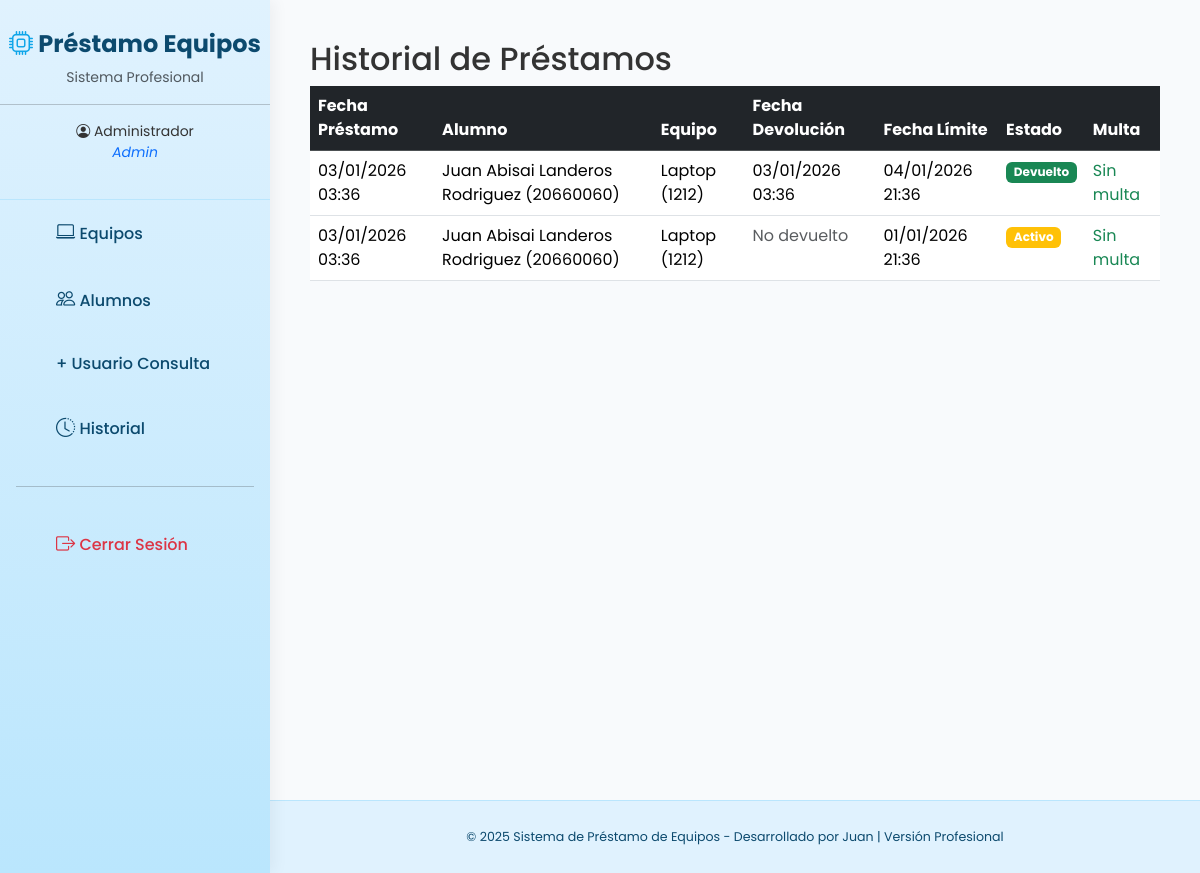
/historial (signed in), run on the app's committed database.
### models.py (models this page shows, shortened)
class User(UserMixin, db.Model):
    id = db.Column(db.Integer, primary_key=True)
    username = db.Column(db.String(80), unique=True, nullable=False)
    password_hash = db.Column(db.String(256), nullable=False)
    role = db.Column(db.String(20), nullable=False)  # 'admin', 'alumno' o 'consulta'
    nombre = db.Column(db.String(100), nullable=False)
    codigo = db.Column(db.String(20), unique=True)  # matrícula para alumnos

class Prestamo(db.Model):
    id = db.Column(db.Integer, primary_key=True)
    equipo_id = db.Column(db.Integer, db.ForeignKey('equipo.id'), nullable=False)
    alumno_id = db.Column(db.Integer, db.ForeignKey('user.id'), nullable=False)
    fecha_prestamo = db.Column(db.DateTime, default=datetime.utcnow)
    fecha_devolucion = db.Column(db.DateTime)
    fecha_prevista_devolucion = db.Column(db.DateTime)  # fecha límite
    estado = db.Column(db.String(20), default='Activo')
    dias_retraso = db.Column(db.Integer, default=0)
    multa_aplicada = db.Column(db.Float, default=0.0)  # monto total de la multa
    equipo = db.relationship('Equipo', backref='prestamos')
    alumno = db.relationship('User', backref='prestamos')

class Equipo(db.Model):
    id = db.Column(db.Integer, primary_key=True)
    nombre = db.Column(db.String(100), nullable=False)
    codigo = db.Column(db.String(50), unique=True, nullable=False)
    estado = db.Column(db.String(20), default='Disponible')
    condicion = db.Column(db.Text)
    multa_por_dia = db.Column(db.Float, default=50.0)  # <-- NUEVO CAMPO: precio de multa por día

### app.py (the view)
@app.route('/historial')
@login_required
def historial():
    if current_user.role == 'admin':
        prestamos_list = Prestamo.query.all()
    else:
        prestamos_list = Prestamo.query.filter_by(alumno_id=current_user.id).all()
    return render_template('historial.html', prestamos=prestamos_list, datetime=datetime)

### app.py (called while the page is built)
@login_manager.user_loader
def load_user(user_id):
    return User.query.get(int(user_id))

### templates/historial.html
{% extends "base.html" %}
{% block content %}
<h2>Historial de Préstamos</h2>
{% if prestamos|length == 0 %}
<div class="alert alert-info">No hay préstamos en el historial.</div>
{% else %}
<table class="table table-hover">
    <thead class="table-dark">
        <tr>
            <th>Fecha Préstamo</th>
            <th>Alumno</th>
            <th>Equipo</th>
            <th>Fecha Devolución</th>
            <th>Fecha Límite</th>
            <th>Estado</th>
            <th>Multa</th>
        </tr>
    </thead>
    <tbody>
        {% for p in prestamos %}
        <tr class="{{ 'table-danger' if p.multa_aplicada > 0 else '' }}">
            <td>{{ p.fecha_prestamo.strftime('%d/%m/%Y %H:%M') }}</td>
            <td>{{ p.alumno.nombre }} ({{ p.alumno.codigo }})</td>
            <td>{{ p.equipo.nombre }} ({{ p.equipo.codigo }})</td>
            <td>
                {% if p.fecha_devolucion %}
                {{ p.fecha_devolucion.strftime('%d/%m/%Y %H:%M') }}
                {% else %}
                <span class="text-muted">No devuelto</span>
                {% endif %}
            </td>
            <td>
                {% if p.fecha_prevista_devolucion %}
                {{ p.fecha_prevista_devolucion.strftime('%d/%m/%Y %H:%M') }}
                {% else %}
                <span class="text-muted">No establecida</span>
                {% endif %}
            </td>
            <td>
                <span class="badge bg-{{ 'success' if p.estado == 'Devuelto' else 'warning' }}">
                    {{ p.estado }}
                </span>
            </td>
            <td>
                {% if p.multa_aplicada > 0 %}
                <span class="badge bg-danger fs-6">
                    ${{ p.multa_aplicada }} ({{ p.dias_retraso }} días)
                </span>
                {% else %}
                <span class="text-success">Sin multa</span>
                {% endif %}
            </td>
        </tr>
        {% endfor %}
    </tbody>
</table>
{% endif %}
{% endblock %}

### templates/base.html (shortened to what this page needs)
<!doctype html>
<html lang="es">
<head>
    <link href="https://cdn.jsdelivr.net/npm/bootstrap@5.3.3/dist/css/bootstrap.min.css" rel="stylesheet">
    <link rel="stylesheet" href="https://cdn.jsdelivr.net/npm/bootstrap-icons@1.11.3/font/bootstrap-icons.min.css">
</head>
<body>
    {% if current_user.is_authenticated %}
    <div class="sidebar">
        <div class="sidebar-header">
            <h4><i class="bi bi-cpu" style="color: #0ea5e9;"></i> Préstamo Equipos</h4>
            <p class="small text-muted mt-2">Sistema Profesional</p>
            <hr>
            <p class="small"><i class="bi bi-person-circle"></i> {{ current_user.nombre }}<br><em class="text-primary">{{ current_user.role | capitalize }}</em></p>
        </div>
        <nav class="nav flex-column px-3">
            {% if current_user.role == 'admin' %}
            <a class="nav-link" href="{{ url_for('equipos') }}"><i class="bi bi-laptop"></i> Equipos</a>
            <a class="nav-link" href="{{ url_for('alumnos') }}"><i class="bi bi-people"></i> Alumnos</a>
            <li class="nav-item"><a class="nav-link" href="{{ url_for('nuevo_consulta') }}">+ Usuario Consulta</a></li>
            {% elif current_user.role == 'alumno' %}
            <a class="nav-link" href="{{ url_for('nuevo_prestamo') }}"><i class="bi bi-plus-circle"></i> Solicitar Préstamo</a>
            <a class="nav-link" href="{{ url_for('prestamos') }}"><i class="bi bi-list-check"></i> Mis Préstamos</a>
            {% elif current_user.role == 'consulta' %}
            <a class="nav-link" href="{{ url_for('alumnos') }}"><i class="bi bi-eye"></i> Ver Alumnos</a>
            {% endif %}
            <a class="nav-link" href="{{ url_for('historial') }}"><i class="bi bi-clock-history"></i> Historial</a>
            <hr class="my-4">
            <a class="nav-link text-danger" href="{{ url_for('logout') }}"><i class="bi bi-box-arrow-right"></i> Cerrar Sesión</a>
        </nav>
    </div>
    {% endif %}
    <div class="main-content">
        {% block content %}{% endblock %}
    </div>
    {% if current_user.is_authenticated %}
    <footer>
        <small>© 2025 Sistema de Préstamo de Equipos - Desarrollado por Juan | Versión Profesional</small>
    </footer>
    {% endif %}
</body>
</html>

### templates/base.html (style rules this page uses)
body { background-color: #f0f4f8; font-family: 'Poppins', sans-serif; color: #333; }
.sidebar { position: fixed; top: 0; bottom: 0; left: 0; width: 270px; background: linear-gradient(to bottom, #e0f2fe, #bae6fd); padding: 30px 0; box-shadow: 4px 0 15px rgba(0,0,0,0.05); z-index: 1000; }
.sidebar-header { text-align: center; padding-bottom: 20px; border-bottom: 1px solid #bae6fd; }
.sidebar-header h4 { color: #0c4a6e; font-weight: 700; }
.sidebar .nav-link { color: #0c4a6e; padding: 14px 25px; font-weight: 500; border-radius: 0 12px 12px 0; margin: 5px 15px; transition: all 0.3s; }
.sidebar .nav-link i { width: 30px; font-size: 1.2rem; }
.main-content { margin-left: 270px; padding: 40px; min-height: 100vh; background-color: #f8fafc; }
footer { margin-left: 270px; padding: 25px; background-color: #e0f2fe; color: #0c4a6e; text-align: center; font-size: 0.9rem; border-top: 1px solid #bae6fd; }

### data on the page
User: nombre "Administrador", role "Admin"
Prestamo: fecha_prestamo "03/01/2026 03:36", alumno.nombre "Juan Abisai Landeros Rodriguez", alumno.codigo "20660060", equipo.nombre "Laptop", equipo.codigo "1212", fecha_devolucion "03/01/2026 03:36", fecha_prevista_devolucion "04/01/2026 21:36", estado "Devuelto", multa_aplicada "Sin multa"
Prestamo: fecha_prestamo "03/01/2026 03:36", alumno.nombre "Juan Abisai Landeros Rodriguez", alumno.codigo "20660060", equipo.nombre "Laptop", equipo.codigo "1212", shows "No devuelto", fecha_prevista_devolucion "01/01/2026 21:36", estado "Activo", multa_aplicada "Sin multa"
